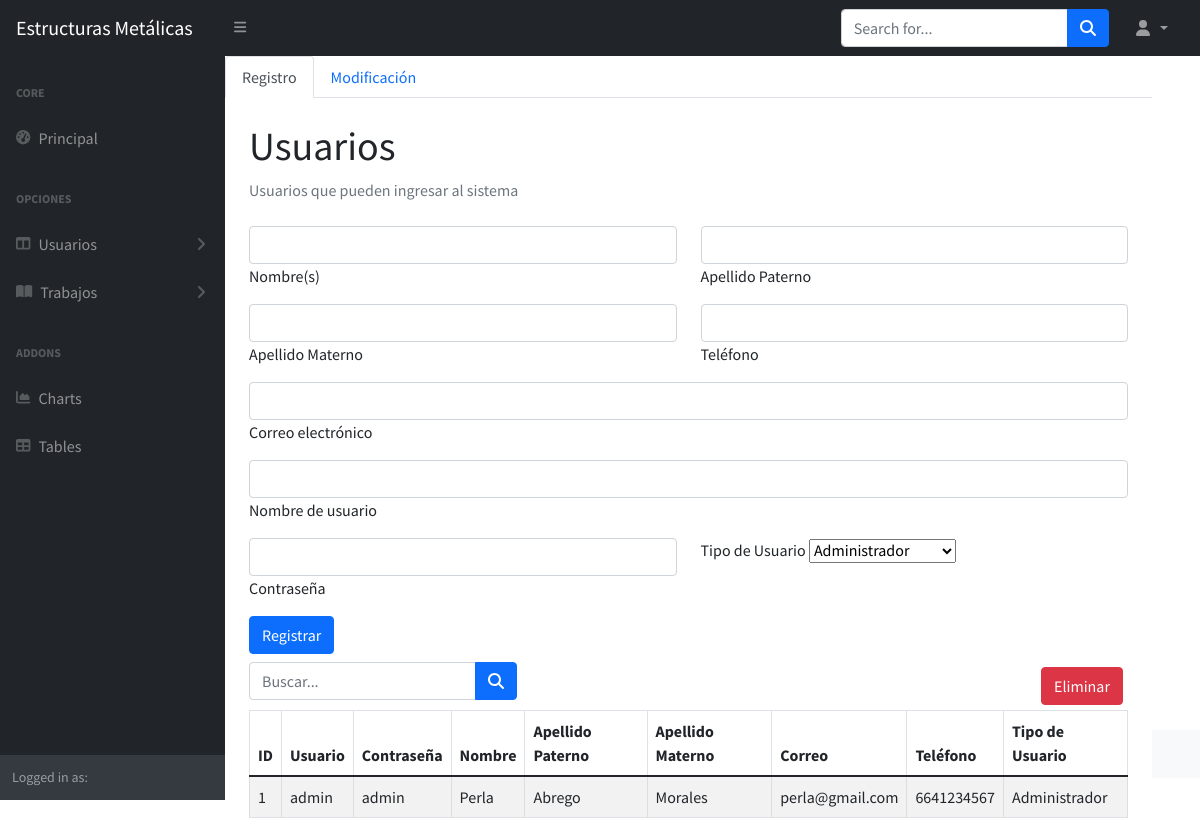
Page /principal/usuario.php?actualizacion=0 on the committed database.
### tables this page shows
create table usuario(
id_usr		int primary key auto_increment,
nomb_usr	varchar(30) unique not null,
pswrd		varchar(15) not null,
nombre		varchar(25),
apellidoPat	varchar(25),
apellidoMat	varchar(25),
correo		varchar(50),
numero 		varchar(15),
idTipo_usr	int,
foreign key(idTipo_usr) references tipo_usuario(idTipo_usr)
);

create table tipo_usuario(
idTipo_usr		int primary key auto_increment,
descr			varchar(25) unique
);

### php/crud/tipoUsuario.php (called while the page is built, shortened)
<?php
    require_once('../php/conexion.php');
    class tipoUsuario{
        public function Consulta_Todos(){
            $con = new Conexion();
            $con->Conectar();
            $tabla = "tipo_usuario";
            $sql = "SELECT idTipo_usr as 'ID', descr as 'Descripcion' FROM ". $tabla. "
            order by idTipo_usr asc;";
            $result = $con->conexion->query($sql);
            if ($result->num_rows < 0) {
                return null;
            } else {
                return $result;
            }
        }
    }
?>

### php/conexion.php (called while the page is built, shortened)
<?php
class Conexion
{
    public $SQL_SERVER;
    public $SQL_USER;
    public $SQL_PASS;
    public $SQL_DB;
    function __construct()
    {
        $this->SQL_SERVER = "localhost";
        $this->SQL_USER = "root";
        $this->SQL_PASS = "";
        $this->SQL_DB = "StructuralSteel_db";
    }
    function Conectar(){
        $this->conexion = mysqli_connect(
            $this->SQL_SERVER,
            $this->SQL_USER,
            $this->SQL_PASS,
            $this->SQL_DB
        );
    }
}
?>

### php/crud/usuario.php (called while the page is built, shortened)
<?php
    require_once('../php/conexion.php');
    class Usuario{
        public function Consulta_Todos(){
            $con = new Conexion();
            $con->Conectar();
            $tabla = "usuario";
            $sql = "SELECT
            id_usr as 'ID', nomb_usr as 'Usuario',
            pswrd as 'Contraseña', nombre as 'Nombre', apellidoPat as 'Apellido Paterno',
            apellidoMat as 'Apellido Materno', correo as 'Correo', numero as 'Teléfono',
            tipo_usuario.descr as 'Tipo de Usuario'
             FROM ". $tabla. "
             INNER JOIN tipo_usuario on tipo_usuario.idTipo_usr = usuario.idTipo_usr
             order by usuario.id_usr asc;";
            $result = $con->conexion->query($sql);
            if ($result->num_rows < 0) {
                return null;
            } else {
                return $result;
            }
        }
    }
?>

### principal/usuario.php (the view, shortened to what this page needs)
<!DOCTYPE html>
<html lang="en">
    <head>
        <link href="https://cdn.jsdelivr.net/npm/simple-datatables@latest/dist/style.css" rel="stylesheet" />
        <link href="css/styles.css" rel="stylesheet" />
        <link href="./css/style.css" rel="stylesheet" />
        <link href="../css/style_principal.css" rel="stylesheet" />
    </head>
    <body class="sb-nav-fixed">
        <nav class="sb-topnav navbar navbar-expand navbar-dark bg-dark">
            <a class="navbar-brand ps-3" href="index.php">Estructuras Metálicas</a>
            <button class="btn btn-link btn-sm order-1 order-lg-0 me-4 me-lg-0" id="sidebarToggle" href="#!"><i class="fas fa-bars"></i></button>
            <form class="d-none d-md-inline-block form-inline ms-auto me-0 me-md-3 my-2 my-md-0">
                <div class="input-group">
                    <input class="form-control" type="text" placeholder="Search for..." aria-label="Search for..." aria-describedby="btnNavbarSearch" />
                    <button class="btn btn-primary" id="btnNavbarSearch" type="button"><i class="fas fa-search"></i></button>
                </div>
            </form>
            <ul class="navbar-nav ms-auto ms-md-0 me-3 me-lg-4">
                <li class="nav-item dropdown">
                    <a class="nav-link dropdown-toggle" id="navbarDropdown" href="#" role="button" data-bs-toggle="dropdown" aria-expanded="false"><i class="fas fa-user fa-fw"></i><?php print $_SESSION['nombre']." ". $_SESSION['apellidoPat'];?></a>
                </li>
            </ul>
        </nav>
        <div id="layoutSidenav">
            <div id="layoutSidenav_nav">
                <nav class="sb-sidenav accordion sb-sidenav-dark" id="sidenavAccordion">
                    <div class="sb-sidenav-menu">
                        <div class="nav">
                            <div class="sb-sidenav-menu-heading">Core</div>
                            <a class="nav-link" href="index.php">
                                <div class="sb-nav-link-icon"><i class="fas fa-tachometer-alt"></i></div>
                                Principal
                            </a>
                            <div class="sb-sidenav-menu-heading">Opciones</div>
                            <a class="nav-link collapsed" href="#" data-bs-toggle="collapse" data-bs-target="#collapseLayouts" aria-expanded="false" aria-controls="collapseLayouts">
                                <div class="sb-nav-link-icon"><i class="fas fa-columns"></i></div>
                                Usuarios
                                <div class="sb-sidenav-collapse-arrow"><i class="fas fa-angle-down"></i></div>
                            </a>
                            <a class="nav-link collapsed" href="#" data-bs-toggle="collapse" data-bs-target="#collapsePages" aria-expanded="false" aria-controls="collapsePages">
                                <div class="sb-nav-link-icon"><i class="fas fa-book-open"></i></div>
                                Trabajos
                                <div class="sb-sidenav-collapse-arrow"><i class="fas fa-angle-down"></i></div>
                            </a>
                            <div class="sb-sidenav-menu-heading">Addons</div>
                            <a class="nav-link" href="charts.php">
                                <div class="sb-nav-link-icon"><i class="fas fa-chart-area"></i></div>
                                Charts
                            </a>
                            <a class="nav-link" href="tables.php">
                                <div class="sb-nav-link-icon"><i class="fas fa-table"></i></div>
                                Tables
                            </a>
                        </div>
                    </div>
                    <div class="sb-sidenav-footer">
                        <div class="small">Logged in as:</div>
                    </div>
                </nav>
            </div>
            <div id="layoutSidenav_content">
                <main>
                    <ul class="nav nav-tabs">
                        <li class="nav-item">
                            <a id="tab-registrar" class="nav-link active" aria-current="page" href="#">Registro</a>
                        </li>
                        <li class="nav-item">
                            <a id="tab-modificar" class="nav-link" href="#">Modificación</a>
                        </li>
                    </ul>
                    <div class="container-fluid px-4">
                        <h1 class="mt-4">Usuarios</h1>
                        <ol class="breadcrumb mb-4">
                            <li class="breadcrumb-item active">Usuarios que pueden ingresar al sistema</li>
                        </ol>
                        <div id="form-registrar">
                            <form action="../php/registroUsuario.php" method="post">
                                <div class="row mb-2">
                                    <div class="col">
                                        <div class="form-outline">
                                            <input name="nombre" type="text" id="form3Example1" class="form-control" />
                                            <label class="form-label" for="form3Example1">Nombre(s)</label>
                                        </div>
                                    </div>
                                    <div class="col">
                                        <div class="form-outline">
                                            <input name="apPat" type="text" id="form3Example2" class="form-control" />
                                            <label class="form-label" for="form3Example2">Apellido Paterno</label>
                                        </div>
                                    </div>
                                </div>
                                <div class="row mb-2">
                                    <div class="col">
                                        <div class="form-outline">
                                            <input name="apMat" type="text" id="form3Example1" class="form-control" />
                                            <label class="form-label" for="form3Example1">Apellido Materno</label>
                                        </div>
                                    </div>
                                    <div class="col">
                                        <div class="form-outline">
                                            <input name="tel" type="text" id="form3Example2" class="form-control" />
                                            <label class="form-label" for="form3Example2">Teléfono</label>
                                        </div>
                                    </div>
                                </div>
                                <div class="form-outline mb-2">
                                    <input name="email" type="email" id="form3Example3" class="form-control" />
                                    <label class="form-label" for="form3Example3">Correo electrónico</label>
                                </div>
                                <div class="form-outline mb-2">
                                    <input name="nomUsr" type="text" id="form3Example4" class="form-control" />
                                    <label class="form-label" for="form3Example4">Nombre de usuario</label>
                                </div>
                                <div class="row mb-2">
                                    <div class="col">
                                        <div class="form-outline">
                                        <input name="pass" type="password" id="form3Example4" class="form-control" />
                                        <label class="form-label" for="form3Example4">Contraseña</label>
                                        </div>
                                    </div>
                                    <div class="col">
                                        <div class="form-outline">
                                            <div class="col-12">
                                                <label class="form-label" for="form3Example4">Tipo de Usuario</label>
                                                    <?php
                                                    require_once('../php/crud/tipoUsuario.php');
                                                    $tipoUsr = new tipoUsuario();
                                                    $result = $tipoUsr->Consulta_Todos();
                                                        if(mysqli_num_rows($result) > 0){
                                                            $select = '
                                                                <select name = "sel_Tipo" class="select">
                                                            ';
                                                            while($row = mysqli_fetch_array($result)){
                                                                $select .= '
                                                                <option value="' .$row["ID"]. '">'.
                                                                    $row["Descripcion"].'
                                                                </option>
                                                                ';
                                                            }
                                                            $select .= '</select>';
                                                            echo $select;
                                                        }
                                                    ?>
                                            </div>
                                        </div>
                                    </div>
                                </div>
                                <button type="submit" class="btn btn-primary btn-block mb-2">Registrar</button>
                            </form>
                        </div>
                                                    <?php
                                                    require_once('../php/crud/tipoUsuario.php');
                                                    ?>
                        <form class="d-none d-md-inline-block form-inline ms-auto me-0 me-md-3 my-2 my-md-0">
                            <div class="input-group">
                                <input id="txtFiltro" class="form-control" type="text" placeholder="Buscar..." aria-label="Buscar..." aria-describedby="btnNavbarSearch" />
                                <button class="btn btn-primary" id="btnNavbarSearch" type="button"><i class="fas fa-search"></i></button>
                            </div>
                        </form>
                        <button name="n_Eliminar" id="i_Eliminar" class="btn btn-danger">Eliminar</button>
                    <?php
                        require_once('../php/crud/usuario.php');
                        $usr = new Usuario();
                        $result = $usr->Consulta_Todos();
                        if(mysqli_num_rows($result) > 0)
                        {
                            $table = '
                            <table id="tabla" border=1 class="table table-striped table-bordered">
                                <thead class="thead-dark">
                                    <tr>
                                        <th scope="col"> ID </th>
                                        <th scope="col">Usuario</th>
                                        <th scope="col">Contraseña</th>
                                        <th scope="col">Nombre</th>
                                        <th scope="col">Apellido Paterno</th>
                                        <th scope="col">Apellido Materno</th>
                                        <th scope="col">Correo</th>
                                        <th scope="col">Teléfono</th>
                                        <th scope="col">Tipo de Usuario</th>
                                    </tr>
                                </thead>
                            ';
                            while($row = mysqli_fetch_array($result))
                            {
                            $table .= '
                                <tr>
                                    <td>'.$row["ID"].'</td>
                                    <td>'.$row["Usuario"].'</td>
                                    <td>'.$row["Contraseña"].'</td>
                                    <td>'.$row["Nombre"].'</td>
                                    <td>'.$row["Apellido Paterno"].'</td>
                                    <td>'.$row["Apellido Materno"].'</td>
                                    <td>'.$row["Correo"].'</td>
                                    <td>'.$row["Teléfono"].'</td>
                                    <td>'.$row["Tipo de Usuario"].'</td>
                                </tr>
                            ';
                            }
                            $table .= '</table>';
                            echo $table;
                        }
                    ?>
                    </div>
                </main>
            </div>
            <footer class="py-4 bg-light mt-auto">
                </footer>
        </div>
    </body>
</html>

### css/style.css (style rules this page uses)
body, html { font-family: 'Source Sans Pro', sans-serif; background-color: rgb(255, 255, 255); padding: 0; margin: 0; }
a { color: #5c7fda; text-decoration: none; }

### css/style_principal.css (style rules this page uses)
td { border: 1px #DDD solid; padding: 5px; cursor: pointer; }
#i_Eliminar { float: right; margin: 5px; }

### rows in the picture
usuario: id_usr "1", nomb_usr "admin", pswrd "admin", nombre "Perla", apellidoPat "Abrego", apellidoMat "Morales", correo "perla@gmail.com", numero "6641234567", idTipo_usr.descr "Administrador"

### other values in the picture
form field sel_Tipo "Administrador"
